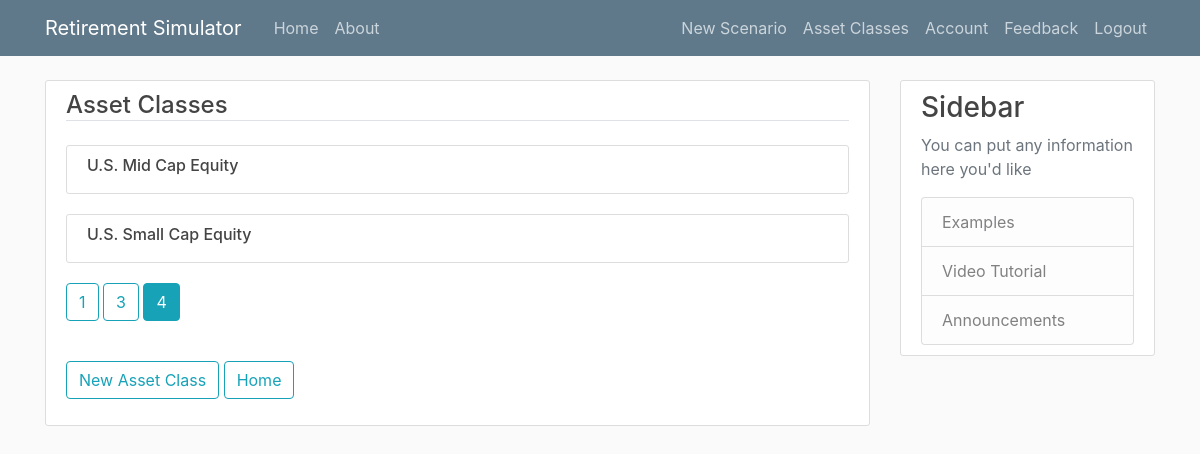
Screenshot of /asset_classes/list?page=4 (signed in) with the database file from the repository.
### Simulation/models.py (models this page shows, shortened)
class AssetClass(db.Model):
    id = db.Column(db.Integer, primary_key=True)
    date_created = db.Column(db.DateTime, nullable=False, default=datetime.utcnow)
    title = db.Column(db.String(100), nullable=True)
    avg_ret = db.Column(db.Float, nullable=False)
    std_dev = db.Column(db.Float, nullable=False)

### Simulation/asset_classes/routes.py (the view)
@asset_classes.route("/asset_classes/list", methods=['GET', 'POST'])
@login_required
def list_asset_classes():
    page = request.args.get('page', 1, type=int)
    asset_class_list = AssetClass.query.order_by(AssetClass.title.asc()).paginate(page=page, per_page=7)
    form = AssetClassListForm()
    if form.validate_on_submit():
        if form.nas.data:
            return redirect(url_for('asset_classes.new_asset_class'))
        elif form.home.data:
            return redirect(url_for('main.home'))
    return render_template('asset_list.html', form=form, asset_classes=asset_class_list)

### Simulation/asset_classes/forms.py
class AssetClassListForm(FlaskForm):
    nas = SubmitField('New Asset Class')
    home = SubmitField('Home')

### Simulation/models.py (called while the page is built)
@login_manager.user_loader
def load_user(user_id):
    return User.query.get(int(user_id))

### Simulation/templates/asset_list.html (shortened to what this page needs)
{% extends "layout.html" %}
{% block content %}
    <div class="content-section">
        <form method="POST" action="" enctype="multipart/form-data">
            <fieldset class="form-group">
                <h3>
                    <legend class="border-bottom mb-4">Asset Classes</legend>
                </h3>
                {% for asset_class in asset_classes.items %}
                    <article class="media content-section">
                        <div class="media-body">
                            <h6>
                                <a class="article-title" href="{{ url_for('asset_classes.update_asset_class', asset_class_id=asset_class.id) }}">{{ asset_class.title }}</a>
                            </h6>
                      </div>
                    </article>
                {% endfor %}
                {% for page_num in asset_classes.iter_pages(left_edge=1, right_edge=1, left_current=1, right_current=2) %}
                    {% if page_num %}
                        {% if asset_classes.page == page_num %}
                            <a class="btn btn-info mb-4" href="{{ url_for('asset_classes.list_asset_classes', page=page_num) }}">{{page_num}}</a>
                        {% else %}
                            <a class="btn btn-outline-info mb-4" href="{{ url_for('asset_classes.list_asset_classes', page=page_num) }}">{{page_num}}</a>
                        {% endif %}
                    {% endif %}
                {% endfor %}
            </fieldset>
            <div class="form-group">
                {{ form.nas(class="btn btn-outline-info") }}
                {{ form.home(class="btn btn-outline-info") }}
            </div>
        </form>
    </div>
{% endblock content %}

### Simulation/static/main.css (style rules this page uses)
body { background: #fafafa; color: #333333; margin-top: 5rem; }
h1, h2, h3, h4, h5, h6 { color: #444444; }
.content-section { background: #ffffff; padding: 10px 20px; border: 1px solid #dddddd; border-radius: 3px; margin-bottom: 20px; }
.article-title { color: #444444; }

### rows the page displays
AssetClass: title "U.S. Mid Cap Equity"
AssetClass: title "U.S. Small Cap Equity"

### other values shown
{{ page_num }} "1" "3"
{{ page_num }} "4"
